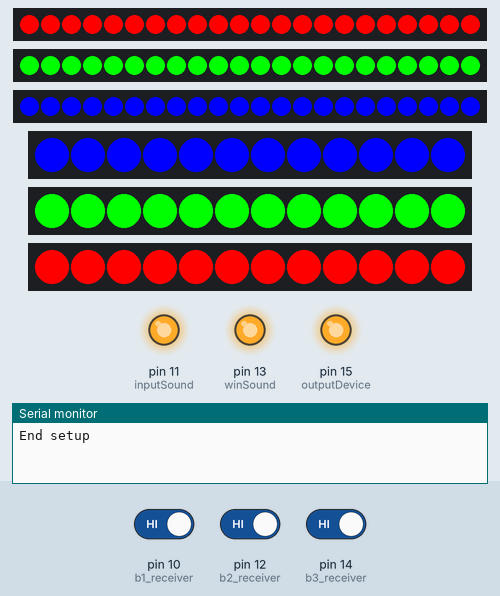
Bench run of a sketch on a simulated Arduino Uno, built with avr-gcc and run on an emulated ATmega328P. On the bench: 3 × 22 RGB LEDs in strip order, left to right, 3 × 12 RGB LEDs in strip order, left to right, output pins drawn as LEDs (lit = HIGH), the last lines printed to the serial monitor. Dashed ring = blinking. The test bench sets the inputs (shaded band); at power-on: pin 12 (b2_receiver) HIGH, pin 14 (b3_receiver) HIGH, pin 10 (b1_receiver) HIGH.

Above: at 1.2 s.
1.3 s: pin 12 (b2_receiver) driven LOW
At 2.2 s:
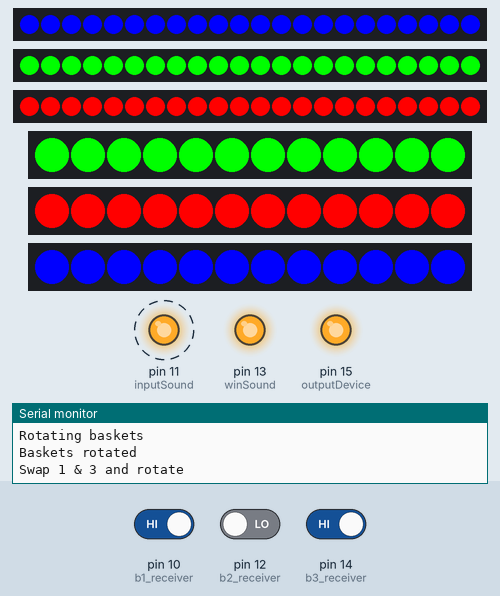
4.3 s: pin 14 (b3_receiver) driven LOW
At 5.2 s:
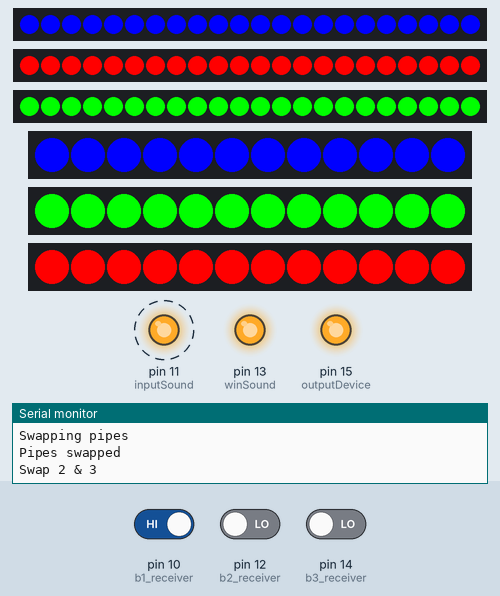
7.3 s: pin 12 (b2_receiver) driven HIGH
At 9.2 s:
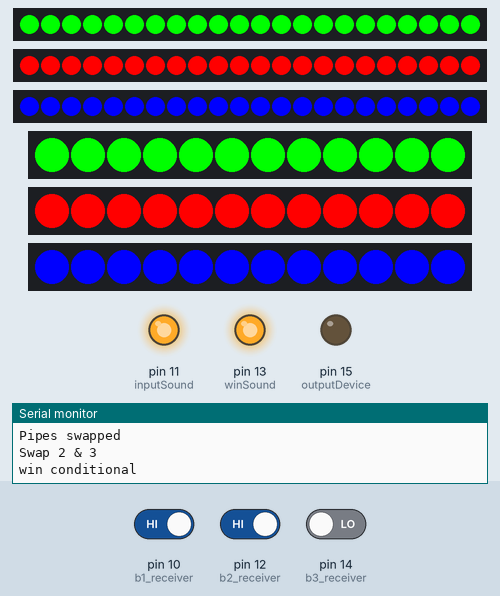
10.3 s: pin 12 (b2_receiver) driven LOW
At 12.2 s:
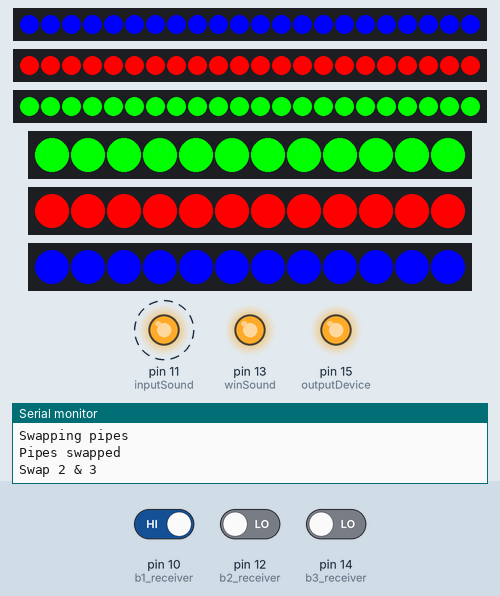
13.3 s: pin 10 (b1_receiver) driven LOW
At 15.2 s:
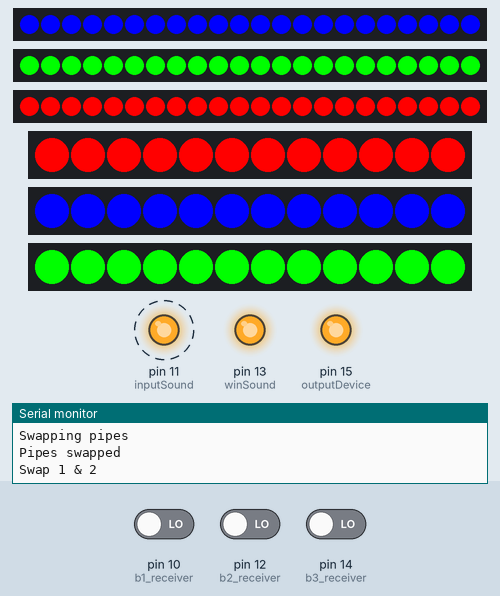
16.3 s: pin 14 (b3_receiver) driven HIGH
At 17.2 s:
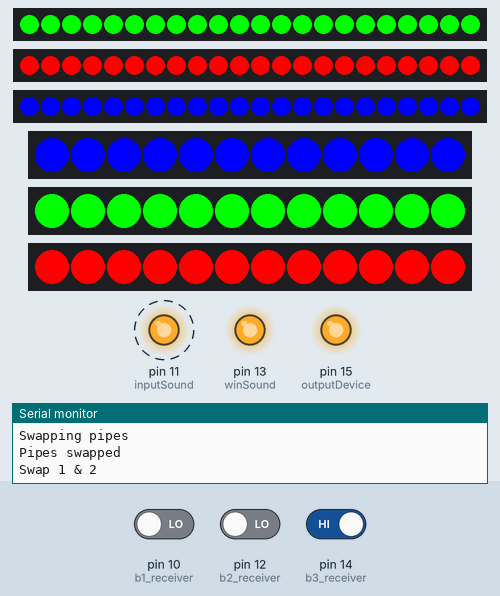
Timing chart, 0 to 20.3 s (numbered marks = the images above; inputs shaded):
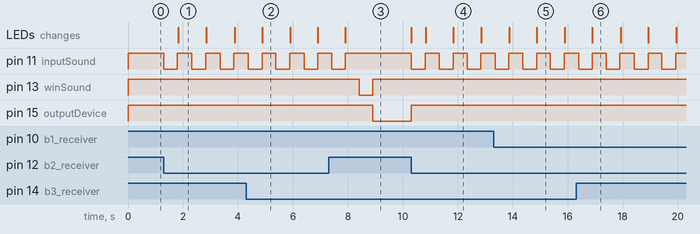

Measured:
- after the input at 1.3 s, pin 11 (inputSound): alternates HIGH for 0.53 s and LOW for 0.50 s, starting at once; the LEDs: change after 0.53 s (image 1)
- after the input at 4.3 s, pin 13 (winSound): stays HIGH (without the input it goes to LOW after 0.08 s); the LEDs: change after 0.58 s (image 2)
- after the input at 7.3 s, pin 11 (inputSound): goes on until 7.9 s, then stays HIGH; pin 13 (winSound): HIGH → LOW after 1.1 s, → HIGH 0.50 s later; pin 15 (outputDevice): HIGH → LOW after 1.6 s; the LEDs: change after 0.61 s (image 3)
- after the input at 10.3 s, pin 11 (inputSound): alternates HIGH for 0.51 s and LOW for 0.50 s, starting at once; pin 15 (outputDevice): LOW → HIGH at once; the LEDs: first change at once (image 4 shows a later state)
- after the input at 13.3 s, the LEDs: first differ from a run without the input after 1.6 s (image 5)
- after the input at 16.3 s, the LEDs: change after 0.59 s (image 6)
- what the display in image 1 shows lasts 1.1 s, from 1.8 s to 2.9 s

The sketch:

PipesPuzzle.ino
```cpp
#include <Adafruit_NeoPixel.h>

/**********************************************************************
 * PINS
 **********************************************************************/
//Neopixel pipes
#define pipe_1    3
#define pipe_2    4
#define pipe_3    5
//Sounds
#define inputSound 11
#define winSound 13
//Neopixel baskets
#define basket_1  6
#define basket_2  7
#define basket_3  8
//Photodiodes
#define b1_receiver 10
#define b2_receiver 12
#define b3_receiver 14
//Maglock
#define outputDevice 15
/**********************************************************************
 * NEOPIXEL SETUP
 **********************************************************************/
//Pixel counts
#define pipe_counts 22
#define basket_counts 12
//Pipe setup
Adafruit_NeoPixel pipe_1_strip(pipe_counts, pipe_1, NEO_GRB + NEO_KHZ800);
Adafruit_NeoPixel pipe_2_strip(pipe_counts, pipe_2, NEO_GRB + NEO_KHZ800);
Adafruit_NeoPixel pipe_3_strip(pipe_counts, pipe_3, NEO_GRB + NEO_KHZ800);
//Basket setup
Adafruit_NeoPixel basket_1_strip(basket_counts, basket_1, NEO_GRB + NEO_KHZ800);
Adafruit_NeoPixel basket_2_strip(basket_counts, basket_2, NEO_GRB + NEO_KHZ800);
Adafruit_NeoPixel basket_3_strip(basket_counts, basket_3, NEO_GRB + NEO_KHZ800);

/**********************************************************************
 * GLOBALS
 * red,green,blue - colors to simplify neopixel code
 * SOUND_DELAY - duration to play sounds in milliseconds
 **********************************************************************/
uint32_t red = pipe_1_strip.Color(255, 0, 0);
uint32_t green = pipe_1_strip.Color(0, 255, 0);
uint32_t blue = pipe_1_strip.Color(0, 0, 255);
#define SOUND_DELAY 500

/**********************************************************************
 * PLAY SOUND
 * Plays a sound for SOUND_DELAY milliseconds
 **********************************************************************/
void playSound(int soundPin) {
  digitalWrite(soundPin, LOW);
  delay(SOUND_DELAY);
  digitalWrite(soundPin, HIGH);
}

/**********************************************************************
 * RESET SEQUENCE
 * Loops until two marbles are put down the second pipe, then
 * resets the colors to the initial values
 **********************************************************************/
void resetSequence() {

  int resetCount = 0;
  while (resetCount < 2) {
    if (!digitalRead(b2_receiver)) {
      resetCount++;
    }
  }
  digitalWrite(outputDevice, HIGH);
  initialColors();
}

/**********************************************************************
 * INITIAL COLORS
 * Sets the pipes and baskets to their initial state
 **********************************************************************/
void initialColors() {
    pipe_1_strip.fill(red);
    pipe_1_strip.show();

    pipe_2_strip.fill(green);
    pipe_2_strip.show();

    pipe_3_strip.fill(blue);
    pipe_3_strip.show();

    basket_1_strip.fill(blue);
    basket_1_strip.show();

    basket_2_strip.fill(green);
    basket_2_strip.show();

    basket_3_strip.fill(red);
    basket_3_strip.show();
}

/**********************************************************************
 * CHECK WIN
 * Returns true if each pipe/basket pair is the same color
 **********************************************************************/
bool checkWin() {
  if (pipe_1_strip.getPixelColor(1) != basket_1_strip.getPixelColor(1)) {
    return false;
  }
  if (pipe_2_strip.getPixelColor(1) != basket_2_strip.getPixelColor(1)) {
    return false;
  }
  if (pipe_3_strip.getPixelColor(1) != basket_3_strip.getPixelColor(1)) {
    return false;
  }
  return true;
}

/**********************************************************************
 * ROTATE BASKETS
 * Rotates the colors of the baskets to the "left"(3->2->->1->3)
 **********************************************************************/
void rotateBaskets() {
  Serial.println("Rotating baskets");
  uint32_t color_a = basket_1_strip.getPixelColor(1);
  basket_1_strip.fill(basket_2_strip.getPixelColor(1));
  basket_2_strip.fill(basket_3_strip.getPixelColor(1));
  basket_3_strip.fill(color_a);

  basket_1_strip.show();
  basket_2_strip.show();
  basket_3_strip.show();
  Serial.println("Baskets rotated");
}

/**********************************************************************
 * SWAP PIPES
 * Swaps the colors of two pipes
 **********************************************************************/
void swapPipes(Adafruit_NeoPixel &pipe_a, Adafruit_NeoPixel &pipe_b) {
      Serial.println("Swapping pipes");
      uint32_t color_a = pipe_a.getPixelColor(1);
      pipe_a.fill(pipe_b.getPixelColor(1));
      pipe_b.fill(color_a);

      pipe_a.show();
      pipe_b.show();
      Serial.println("Pipes swapped");
}

/**********************************************************************
 * SETUP
 * Begin and clear all neopixels, then initialize the colors
 * Initialize all pins and initial states
 **********************************************************************/
void setup() {
    Serial.begin(9600);
    pipe_1_strip.begin();
    pipe_1_strip.show();
    pipe_2_strip.begin();
    pipe_2_strip.show();
    pipe_3_strip.begin();
    pipe_3_strip.show();

    basket_1_strip.begin();
    basket_2_strip.begin();
    basket_3_strip.begin();

    initialColors();

    pinMode(b1_receiver, INPUT);
    pinMode(b2_receiver, INPUT);
    pinMode(b3_receiver, INPUT);

    pinMode(inputSound, OUTPUT);
    digitalWrite(inputSound, HIGH);

    pinMode(winSound, OUTPUT);
    digitalWrite(winSound, HIGH);

    pinMode(outputDevice, OUTPUT);
    digitalWrite(outputDevice, HIGH);
    Serial.println("End setup");
}

/**********************************************************************
 * LOOP
 * General game loop
 **********************************************************************/
 void debug() {
  Serial.print("b1: ");
  Serial.println(analogRead(b1_receiver));
  /*Serial.print("b2: ");
  Serial.println(digitalRead(b2_receiver));
  Serial.print("b3: ");
  Serial.println(digitalRead(b3_receiver));
  Serial.println("******************************");*/
 }

/**********************************************************************
 * LOOP
 * General game loop
 **********************************************************************/
void loop() {
  //Serial.println("Top of loop");
  //debug();
  if (!digitalRead(b1_receiver)) {
    playSound(inputSound);
    swapPipes(pipe_1_strip,pipe_2_strip);
    Serial.println("Swap 1 & 2");
    delay(500);
  }
  //Serial.println("*");
  if (!digitalRead(b2_receiver)) {
    playSound(inputSound);
    swapPipes(pipe_1_strip,pipe_3_strip);
    rotateBaskets();
    Serial.println("Swap 1 & 3 and rotate");
    delay(500);
  }
  //Serial.println("*");
  if (!digitalRead(b3_receiver)) {
    playSound(inputSound);
    swapPipes(pipe_2_strip,pipe_3_strip);
    Serial.println("Swap 2 & 3");
    delay(500);
  }
  if (checkWin()) {
    Serial.println("win conditional");
    playSound(winSound);
    digitalWrite(outputDevice, LOW);
    resetSequence();
  }
  //Serial.println("Bottom of loop");

}
```
